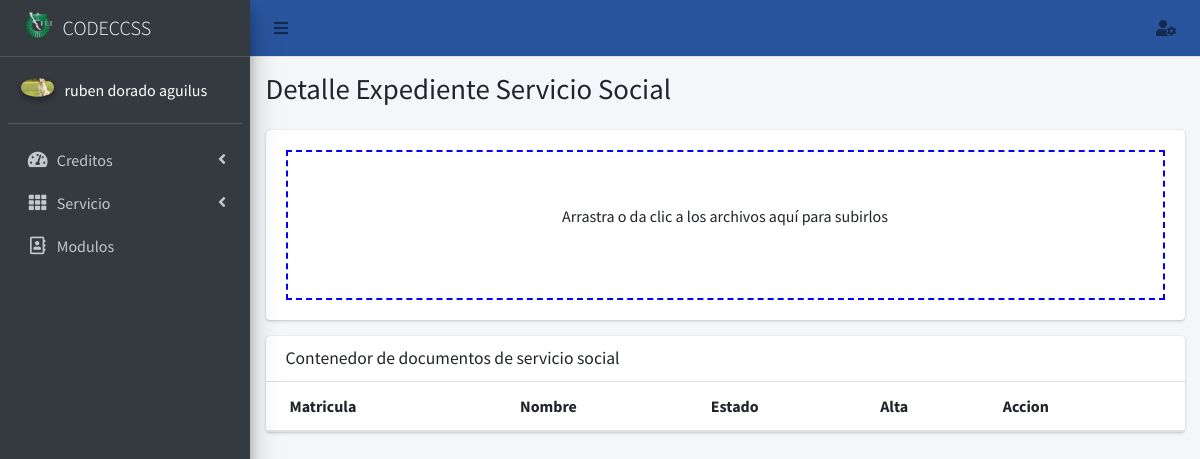
/expediente/servicio/4?matricula=15210328 (signed in), run on the app's committed database.
### core/models.py (models this page shows, shortened)
class Perfil(models.Model):
    user=models.OneToOneField(User,null=True,on_delete=models.SET_NULL)
    nombre=models.CharField(max_length=56, blank=False, null=False)
    apellido_paterno=models.CharField(max_length=56, blank=False, null=False)
    apellido_materno=models.CharField(max_length=56, blank=False, null=False)
    modulo=models.ManyToManyField(Modulo, blank=True)
    email_institucional=models.CharField(max_length=126, blank=False, null=False, validators=[RegexValidator(regex=r'(^[a-zA-Z0-9_.+-]+@tectijuana.edu.mx+$)|(^[a-zA-Z0-9_.+-]+@tectijuana.tecnm.mx+$)',message="El formato del correo debe ser @tectijuana.edu.mx")])
    foto=models.ImageField(upload_to=rename_folder_photo, max_length=126, blank=True, null=True)
    estado=models.BooleanField(default=False)
    created_at = models.DateTimeField("Creado ", auto_now_add=True)
    updated_at = models.DateTimeField("Actualizado ", auto_now=True)
    class Meta:
        verbose_name="Perfil"
        verbose_name_plural="Perfiles"

### core/views.py (the view)
# urls.py: path('expediente/servicio/<int:id>',views.detalle_expediente_servicio,name="detalle_expediente_servicio"),
@login_required(login_url='login_docente')
def detalle_expediente_servicio(request,id=None):
    documentos=Documento_Servicio.objects.filter(user=request.user.id, matricula=id)
    modulos=Perfil.objects.get(user=request.user.id)
    contexto={
        'titulo': "Detalle Expediente Servicio Social",
        'modulos':modulos.modulo,
        'usuario': Perfil.objects.get(user=request.user.id),
        'documentos': documentos,
    }
    return render(request,"servicio/detalle_expediente.html",contexto)

### core/templatetags/templates.py (called while the page is built)
@register.filter(name='has_group')
def has_group(user, group_name):
       groups = user.groups.all().values_list('name', flat=True)
       return True if group_name in groups else False

@register.simple_tag
def loadsession(user):
       bandera=False
       data=Perfil.objects.get(user=user)
       if data.estado:
              bandera=True
       return bandera

### templates/servicio/detalle_expediente.html (shortened to what this page needs)
{%extends 'docente/inicio.html' %}
{% load staticfiles %}
{%load templates%}
{%block content%}
            <div class="col-lg-12">
              {%if request.user|has_group:"Servicio" or request.user.is_superuser%}
              <div class="card card-default">
                <div class="card-body">
                    <form action="{% url 'Ajax_AltaDocumentoExpedienteServicio' %}" class="dropzone" id="myDropzone" method='POST' enctype="multipart/form-data">
                      </form>
                </div>
              </div>
            </div>
                <div class="col-lg-12">
                  <div class="card">
                    <div class="card-header">
                      <h3 class="card-title">Contenedor de documentos de servicio social</h3>
                    </div>
                    <div class="card-body table-responsive p-0">
                      <table class="table table-hover text-nowrap">
                        <thead>
                          <tr>
                            <th>Matricula</th>
                            <th>Nombre</th>
                            <th>Estado</th>
                            <th>Alta</th>
                            <th>Accion</th>
                          </tr>
                        </thead>
                      </table>
                    </div>
                  </div>
                </div>
                {%else%}
                <p>No tienes permisos para poder realizar esta accion</p>
                {%endif%}
</div>
{%endblock content%}
{%block css%}
<link rel="stylesheet" href="/static/css/dropzone.css">
{%endblock css%}

### templates/docente/aside.html (shortened to what this page needs)
{%load templates%}
<aside class="main-sidebar sidebar-dark-primary elevation-4">
    <a href="" class="brand-link">
        <img src="/static/img/logo_TECT.png" alt="Logo TecNM" class="brand-image" style="opacity: .8">
        <span class="brand-text font-weight-light">CODECCSS</span>
    </a>
    <div class="sidebar">
        <div class="user-panel mt-3 pb-3 mb-3 d-flex">
            <div class="image">
                {%if usuario.foto%}
                <img src="{{usuario.foto.url}}" class="img-circle elevation-2" alt="User Image"> {%else%}
                <img src="/static/img/usernone.png" class="img-circle elevation-2" alt="User Image"> {%endif%}
            </div>
            <div class="info">
                <span style="color: white;">{{usuario.nombre}} {{usuario.apellido_paterno}} {{usuario.apellido_materno}}</span>
            </div>
        </div>
        <nav class="mt-2">
            <ul class="nav nav-pills nav-sidebar flex-column" data-widget="treeview" role="menu" data-accordion="false">
                {% if request.user|has_group:"Docente" or request.user.is_superuser %}
                <li class="nav-item">
                    <a href="#" class="nav-link">
                        <i class="nav-icon fas fa-tachometer-alt"></i>
                        <p>
                            Creditos
                            <i class="right fas fa-angle-left"></i>
                        </p>
                    </a>
                </li>
                {%endif%} {% if request.user|has_group:"Servicio" or request.user.is_superuser %}
                <li class="nav-item">
                    <a href="#" class="nav-link">
                        <i class="nav-icon fas fa-th"></i>
                        <p>
                            Servicio
                            <i class="right fas fa-angle-left"></i>
                        </p>
                    </a>
                </li>
                {%endif%} {% if request.user.is_superuser %}
                <li class="nav-item">
                    <a href="{%url 'modulo'%}" class="nav-link">
                        <i class="nav-icon far fa-address-book"></i>
                        <p>
                            Modulos
                        </p>
                    </a>
                </li>
                {%endif%}
            </ul>
        </nav>
    </div>
</aside>

### static/css/dropzone.css (style rules this page uses)
.dropzone,.dropzone * { box-sizing:border-box }
.dropzone { min-height:150px;border:2px solid rgba(0,0,0,0.3);background:white;padding:20px 20px }
.dropzone.dz-clickable { cursor:pointer }

### templates/servicio/detalle_expediente.html (style rules this page uses)
.dropzone { border: 2px dashed blue; }

### data on the page
Perfil: foto (picture), nombre "ruben", apellido_paterno "dorado", apellido_materno "aguilus"

### other printed values
{{ titulo }} "Detalle Expediente Servicio Social"
